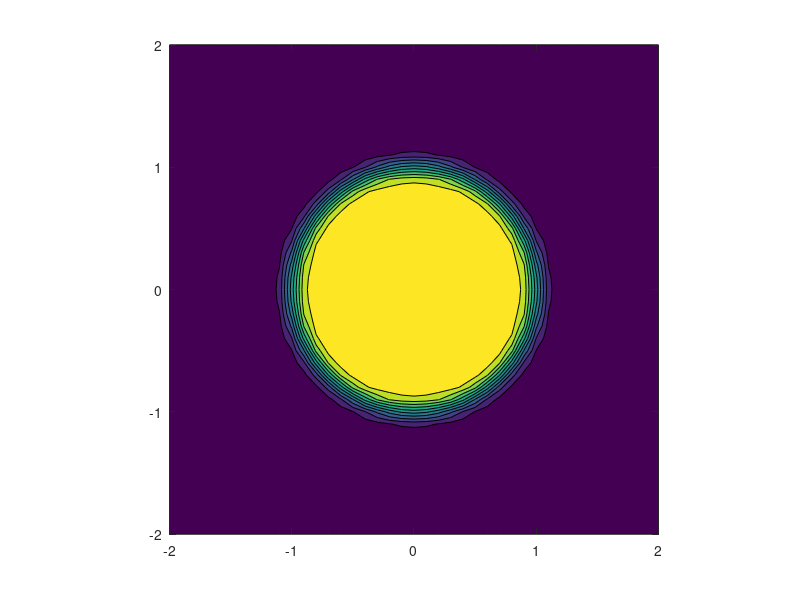

MATLAB code to generate this figure:

clear all;


R = 1.0;

xlo = -2.0;
xhi = 2.0;
ylo = -2.0;
yhi = 2.0;

nx = 40;
ny = 40;
dx = (xhi-xlo) / nx;
dy = (yhi-ylo) / ny;

xnode = linspace(xlo,xhi,nx+1);
ynode = linspace(ylo,yhi,ny+1);
[xnode,ynode] = ndgrid(xnode,ynode);

unode = zeros(nx+1,ny+1);
for j = 1:ny+1
for i = 1:nx+1
    xx = xnode(i,j);
    yy = ynode(i,j);
    rr = sqrt(xx^2+yy^2);
    
    if abs(rr-R) < 0.5*R
        nvecx = xx / rr;
        nvecy = yy / rr;
        dist = R - rr;
        % unode(i,j) = CubeChopGetVolume2D(nvecx,nvecy,dist,dx,dy);
        
        thickness = 1*dx;
        % if rr-R < -thickness/2
            % unode(i,j) = 1.0;
        % elseif rr-R > thickness/2
            % unode(i,j) = 0.0;
        % else
            % unode(i,j) = 1.0 - (rr-R+thickness/2) / thickness;
        % end
        unode(i,j) = 0.5*tanh(-(rr-R)/thickness) + 0.5;
    else
        if rr < R
            unode(i,j) = 1.0;
        else
            unode(i,j) = 0.0;
        end
    end
end
end

figure;
contourf(xnode,ynode,unode);
axis equal;

I = 2:nx;
J = 2:ny;
ux = 1.0/(2*dx) .* (unode(I+1,J) - unode(I-1,J));
uy = 1.0/(2*dy) .* (unode(I,J+1) - unode(I,J-1));
uu = sqrt(ux.^2 + uy.^2);

gusum = sum(uu(:)) * dx*dy
scirc = 2*pi*R

usum = sum(unode(:)) * dx*dy
vcirc = pi*R^2






